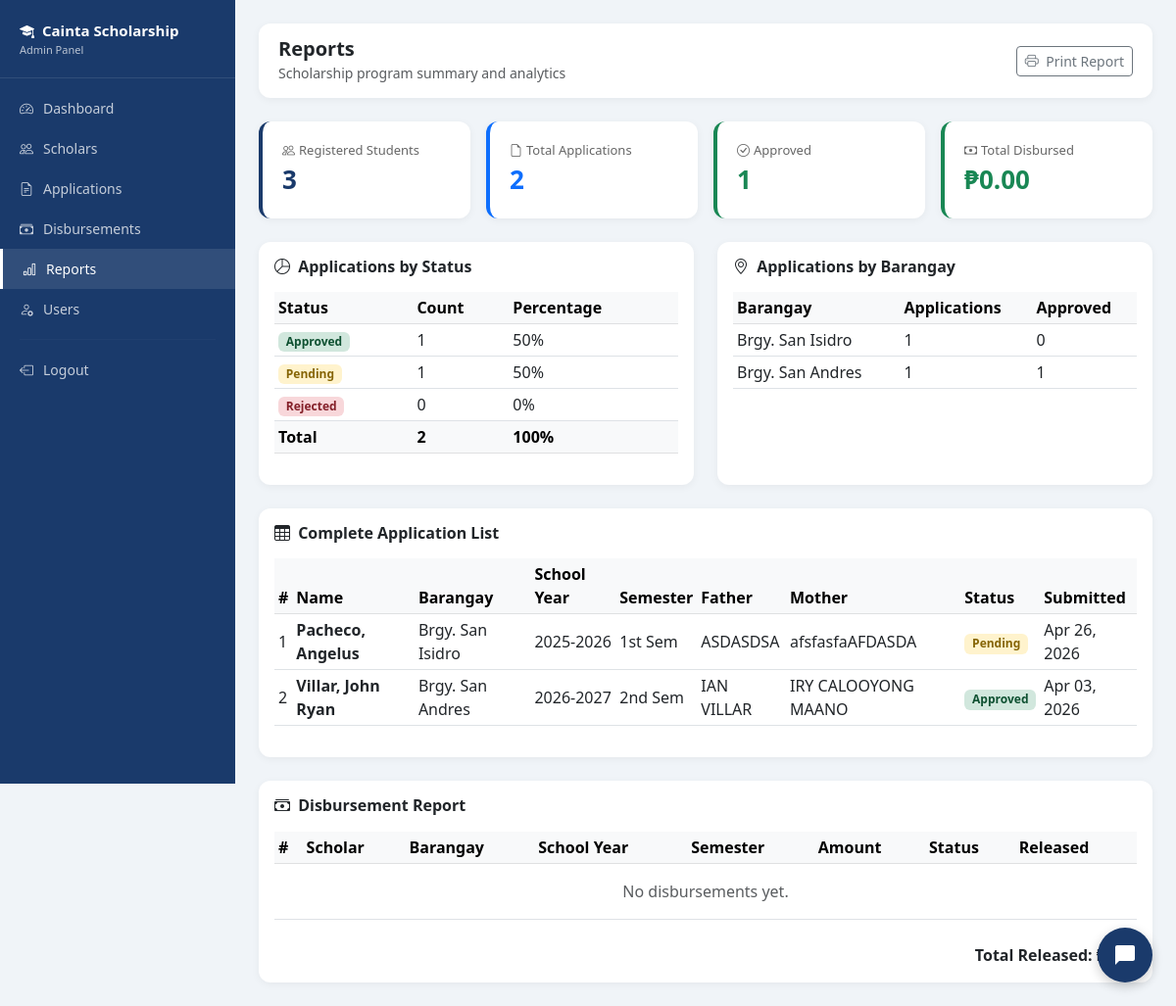
Page /admin/reports.php (signed in) on the earlier database version.
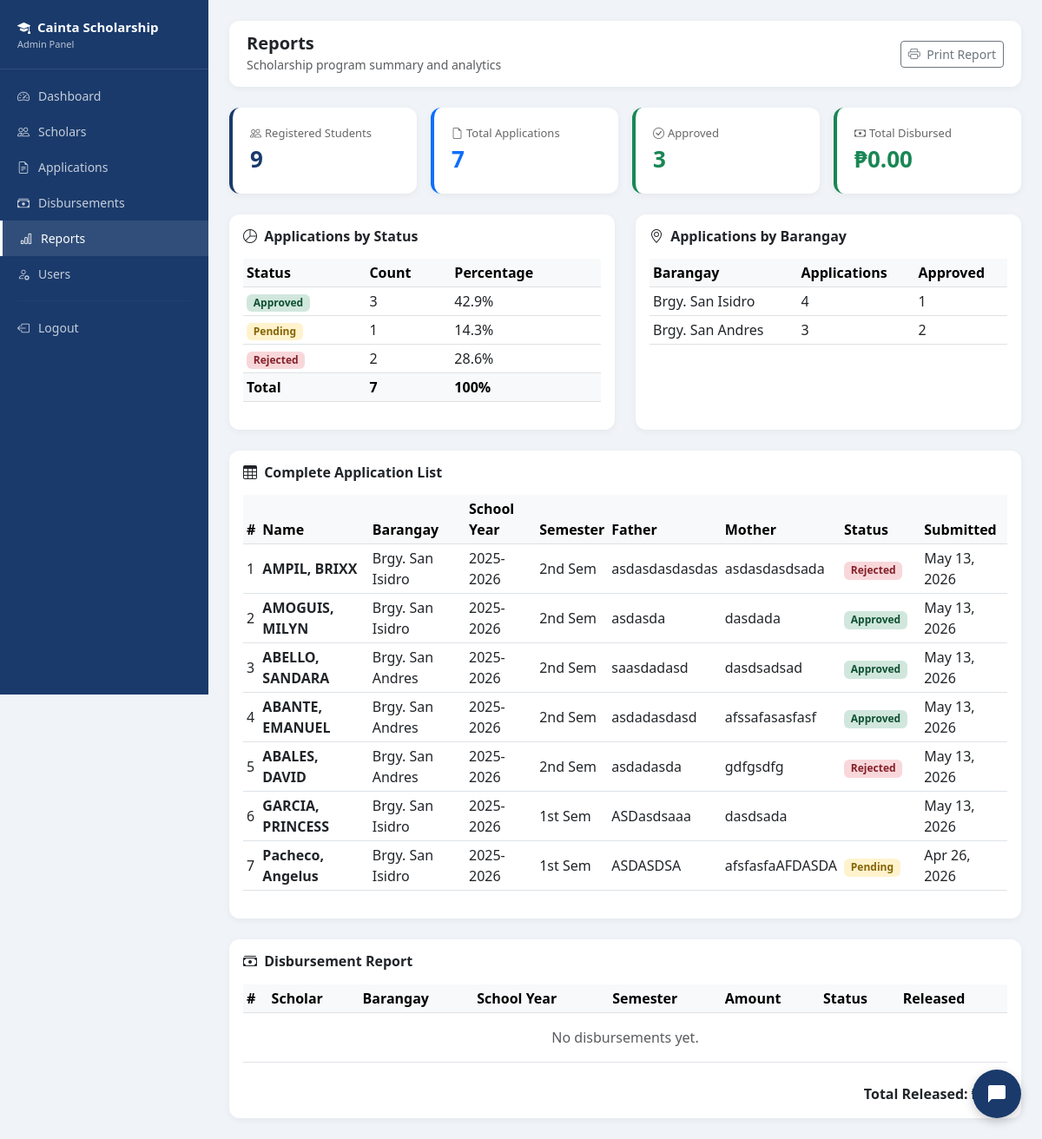
Same page on the later database version.
### tables this page shows
CREATE TABLE `applications` (
  `application_id` int(11) NOT NULL,
  `scholar_id` int(11) NOT NULL,
  `school_year` varchar(20) DEFAULT NULL,
  `semester` enum('1st','2nd') DEFAULT NULL,
  `gwa` decimal(4,2) DEFAULT NULL,
  `monthly_income` decimal(10,2) DEFAULT NULL,
  `status` enum('pending','for_review','approved','rejected','incomplete') DEFAULT 'pending',
  `remarks` text DEFAULT NULL,
  `submitted_at` timestamp NOT NULL DEFAULT current_timestamp(),
  `father_name` varchar(100) DEFAULT NULL,
  `father_occupation` varchar(100) DEFAULT NULL,
  `mother_name` varchar(100) DEFAULT NULL,
  `mother_occupation` varchar(100) DEFAULT NULL
);

CREATE TABLE `students` (
  `student_id` int(11) NOT NULL,
  `first_name` varchar(50) NOT NULL,
  `last_name` varchar(50) NOT NULL,
  `middle_name` varchar(50) DEFAULT NULL,
  `email` varchar(100) NOT NULL,
  `password` varchar(255) NOT NULL,
  `contact_no` varchar(20) DEFAULT NULL,
  `address` text DEFAULT NULL,
  `barangay` varchar(100) DEFAULT NULL,
  `birthdate` date DEFAULT NULL,
  `gender` enum('Male','Female') DEFAULT NULL,
  `is_active` tinyint(4) DEFAULT 1,
  `created_at` timestamp NOT NULL DEFAULT current_timestamp(),
  `is_archived` tinyint(4) DEFAULT 0,
  `archived_at` timestamp NULL DEFAULT NULL,
  `archive_reason` varchar(255) DEFAULT NULL
);

### admin/reports.php (the view, shortened to what the changed rows need)
<?php
require_once '../includes/db.php';
$total_students = $pdo->query("SELECT COUNT(*) FROM students")->fetchColumn();
$total_applications = $pdo->query("SELECT COUNT(*) FROM applications")->fetchColumn();
$approved = $pdo->query("SELECT COUNT(*) FROM applications WHERE status='approved'")->fetchColumn();
$pending = $pdo->query("SELECT COUNT(*) FROM applications WHERE status='pending'")->fetchColumn();
$rejected = $pdo->query("SELECT COUNT(*) FROM applications WHERE status='rejected'")->fetchColumn();
$by_barangay = $pdo->query("
    SELECT s.barangay, COUNT(*) as total,
    SUM(CASE WHEN a.status='approved' THEN 1 ELSE 0 END) as approved
    FROM applications a
    JOIN students s ON a.scholar_id = s.student_id
    GROUP BY s.barangay
    ORDER BY total DESC
")->fetchAll();
$all_apps = $pdo->query("
    SELECT a.*, s.first_name, s.last_name, s.barangay, s.email, s.contact_no
    FROM applications a
    JOIN students s ON a.scholar_id = s.student_id
    ORDER BY a.submitted_at DESC
")->fetchAll();
?>
<!DOCTYPE html>
<html lang="en">
<head>
    <link href="https://cdn.jsdelivr.net/npm/bootstrap@5.3.0/dist/css/bootstrap.min.css" rel="stylesheet">
    <link href="https://cdn.jsdelivr.net/npm/bootstrap-icons@1.10.0/font/bootstrap-icons.css" rel="stylesheet">
</head>
<body>
<div class="main-content">
    <div class="row g-3 mb-4">
        <div class="col-md-3">
            <div class="stat-card" style="border-color: #1A3A6B;">
                <div style="font-size:13px; color:#666;"><i class="bi bi-people me-1"></i>Registered Students</div>
                <div style="font-size:26px; font-weight:700; color:#1A3A6B;"><?= $total_students ?></div>
            </div>
        </div>
        <div class="col-md-3">
            <div class="stat-card" style="border-color: #0d6efd;">
                <div style="font-size:13px; color:#666;"><i class="bi bi-file-earmark me-1"></i>Total Applications</div>
                <div style="font-size:26px; font-weight:700; color:#0d6efd;"><?= $total_applications ?></div>
            </div>
        </div>
        <div class="col-md-3">
            <div class="stat-card" style="border-color: #198754;">
                <div style="font-size:13px; color:#666;"><i class="bi bi-check-circle me-1"></i>Approved</div>
                <div style="font-size:26px; font-weight:700; color:#198754;"><?= $approved ?></div>
            </div>
        </div>
    </div>
    <div class="row g-4 mb-4">
        <div class="col-md-6">
            <div class="card h-100">
                <div class="card-body">
                    <table class="table table-sm">
                        <thead class="table-light">
                            <tr><th>Status</th><th>Count</th><th>Percentage</th></tr>
                        </thead>
                        <tbody>
                            <tr>
                                <td><span class="badge badge-approved">Approved</span></td>
                                <td><?= $approved ?></td>
                                <td><?= $total_applications > 0 ? round(($approved/$total_applications)*100, 1) : 0 ?>%</td>
                            </tr>
                            <tr>
                                <td><span class="badge badge-pending">Pending</span></td>
                                <td><?= $pending ?></td>
                                <td><?= $total_applications > 0 ? round(($pending/$total_applications)*100, 1) : 0 ?>%</td>
                            </tr>
                            <tr>
                                <td><span class="badge badge-rejected">Rejected</span></td>
                                <td><?= $rejected ?></td>
                                <td><?= $total_applications > 0 ? round(($rejected/$total_applications)*100, 1) : 0 ?>%</td>
                            </tr>
                            <tr class="table-light fw-bold">
                                <td>Total</td>
                                <td><?= $total_applications ?></td>
                                <td>100%</td>
                            </tr>
                        </tbody>
                    </table>
                </div>
            </div>
        </div>
        <div class="col-md-6">
            <div class="card h-100">
                <div class="card-body">
                    <?php if(empty($by_barangay)): ?>
                    <p class="text-muted text-center py-3">No data available.</p>
                    <?php else: ?>
                    <table class="table table-sm">
                        <thead class="table-light">
                            <tr><th>Barangay</th><th>Applications</th><th>Approved</th></tr>
                        </thead>
                        <tbody>
                            <?php foreach($by_barangay as $b): ?>
                            <tr>
                                <td><?= htmlspecialchars($b['barangay']) ?></td>
                                <td><?= $b['total'] ?></td>
                                <td><?= $b['approved'] ?></td>
                            </tr>
                            <?php endforeach; ?>
                        </tbody>
                    </table>
                    <?php endif; ?>
                </div>
            </div>
        </div>
    </div>
    <div class="card mb-4">
        <div class="card-body">
            <div class="table-responsive">
                <table class="table table-sm table-hover align-middle">
                    <thead class="table-light">
                        <tr>
                            <th>#</th><th>Name</th><th>Barangay</th><th>School Year</th>
                            <th>Semester</th><th>Father</th><th>Mother</th><th>Status</th><th>Submitted</th>
                        </tr>
                    </thead>
                    <tbody>
                        <?php if(empty($all_apps)): ?>
                        <tr><td colspan="9" class="text-center text-muted py-3">No applications yet.</td></tr>
                        <?php else: ?>
                        <?php foreach($all_apps as $i => $app): ?>
                        <tr>
                            <td><?= $i + 1 ?></td>
                            <td><strong><?= htmlspecialchars($app['last_name'] . ', ' . $app['first_name']) ?></strong></td>
                            <td><?= htmlspecialchars($app['barangay']) ?></td>
                            <td><?= $app['school_year'] ?></td>
                            <td><?= $app['semester'] ?> Sem</td>
                            <td><?= htmlspecialchars($app['father_name'] ?? 'N/A') ?></td>
                            <td><?= htmlspecialchars($app['mother_name'] ?? 'N/A') ?></td>
                            <td><span class="badge badge-<?= $app['status'] ?>"><?= ucfirst(str_replace('_', ' ', $app['status'])) ?></span></td>
                            <td><?= date('M d, Y', strtotime($app['submitted_at'])) ?></td>
                        </tr>
                        <?php endforeach; ?>
                        <?php endif; ?>
                    </tbody>
                </table>
            </div>
        </div>
    </div>
    <div class="card">
        <div class="card-body">
            <div class="table-responsive">
                <table class="table table-sm table-hover align-middle">
                    <thead class="table-light">
                        <tr>
                            <th>#</th><th>Scholar</th><th>Barangay</th><th>School Year</th>
                            <th>Semester</th><th>Amount</th><th>Status</th><th>Released</th>
                        </tr>
                    </thead>
                </table>
            </div>
        </div>
    </div>
</div>
</body>
</html>

Differences in the rows shown:
removed applications: students.last_name+first_name "Villar, John Ryan", students.barangay "Brgy. San Andres", school_year "2026-2027", semester "2nd", father_name "IAN VILLAR", mother_name "IRY CALOOYONG MAANO", status "Approved", submitted_at "Apr 03, 2026"
added applications: students.last_name+first_name "AMPIL, BRIXX", students.barangay "Brgy. San Isidro", school_year "2025-2026", semester "2nd", father_name "asdasdasdasdas", mother_name "asdasdasdsada", status "Rejected", submitted_at "May 13, 2026"
added applications: students.last_name+first_name "AMOGUIS, MILYN", students.barangay "Brgy. San Isidro", school_year "2025-2026", semester "2nd", father_name "asdasda", mother_name "dasdada", status "Approved", submitted_at "May 13, 2026"
added applications: students.last_name+first_name "ABELLO, SANDARA", students.barangay "Brgy. San Andres", school_year "2025-2026", semester "2nd", father_name "saasdadasd", mother_name "dasdsadsad", status "Approved", submitted_at "May 13, 2026"
added applications: students.last_name+first_name "ABANTE, EMANUEL", students.barangay "Brgy. San Andres", school_year "2025-2026", semester "2nd", father_name "asdadasdasd", mother_name "afssafasasfasf", status "Approved", submitted_at "May 13, 2026"
added applications: students.last_name+first_name "ABALES, DAVID", students.barangay "Brgy. San Andres", school_year "2025-2026", semester "2nd", father_name "asdadasda", mother_name "gdfgsdfg", status "Rejected", submitted_at "May 13, 2026"
added applications: students.last_name+first_name "GARCIA, PRINCESS", students.barangay "Brgy. San Isidro", school_year "2025-2026", semester "1st", father_name "ASDasdsaaa", mother_name "dasdsada", submitted_at "May 13, 2026", status "incomplete" (drawn)
Other differences:
$total_students: "3" → "9"
$total_applications: "2" → "7"
$approved: "1" → "3"
$rejected: "0" → "2"
text no longer shown: "50 50 0"
text now shown: "42.9 14.3 28.6"
new list line: "Brgy. San Isidro 4 1"
new list line: "Brgy. San Andres 3 2"
list line gone: "Brgy. San Isidro 1 0"
list line gone: "Brgy. San Andres 1 1"
